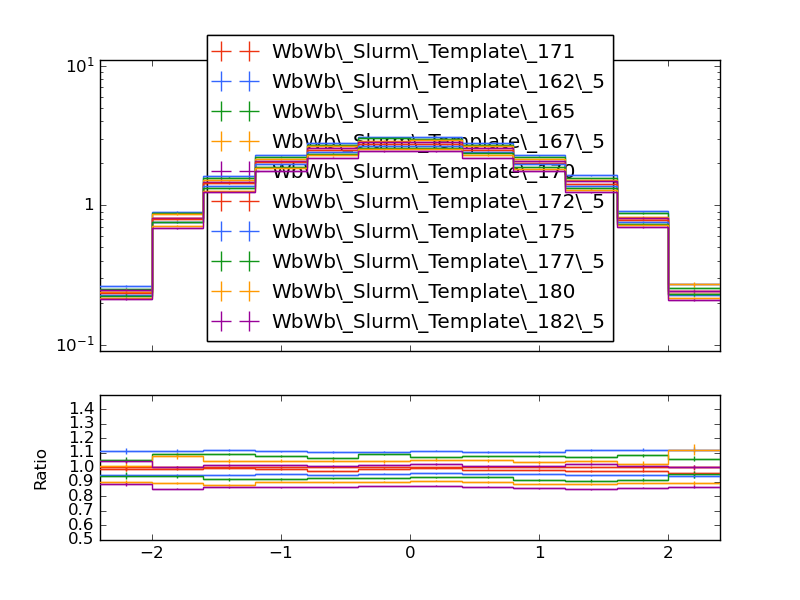

Python code for this plot:
#! /usr/bin/env python

# This Python script was auto-generated using YODA v2.0.1.
# Analysis object: /WbWb_singlelepton/y_whad
# Timestamp: 12-01-2026 (12:51:19)

import matplotlib as mpl
import matplotlib.pyplot as plt
mpl.use('Agg') # comment out for interactive use
import os
import numpy as np

plotDir = os.path.split(os.path.realpath(__file__))[0]
if 'YODA_USER_PLOT_PATH' in globals():
    plot_outdir = globals()['YODA_USER_PLOT_PATH']
else:
    plot_outdir = plotDir

#plot style
plt.style.use(os.path.join(plotDir, '../default.mplstyle'))

plt.rcParams['text.usetex'] = False
plt.style.use(['classic'])
plt.rc('font', family='DejaVu Sans')
# plot metadata
figW, figH = plt.rcParams['figure.figsize']
ax_xLabel = r''
ax_yLabel = r''
ax_title  = r''
ax_xScale = 'linear'
ax_yScale = 'log'
xLims = (-2.4, 2.4)
yLims = (0.09000000000000001, 11.0)

# TeX-friendly labels for the legend
labels = {
    'legend' : ([ r"WbWb\_Slurm\_Template\_171", r"WbWb\_Slurm\_Template\_162\_5", r"WbWb\_Slurm\_Template\_165", r"WbWb\_Slurm\_Template\_167\_5", r"WbWb\_Slurm\_Template\_170", r"WbWb\_Slurm\_Template\_172\_5", r"WbWb\_Slurm\_Template\_175", r"WbWb\_Slurm\_Template\_177\_5", r"WbWb\_Slurm\_Template\_180", r"WbWb\_Slurm\_Template\_182\_5" ], r""),
}

# Adjust canvas width and height
canvasW = 10.0
canvasH = 9.0
figW *= canvasW/10.
figH *= canvasH/9.

# Create figure and axis objects
fig, (ax, ratio0_ax) = plt.subplots(2, 1, sharex=True,
                  figsize=(figW,figH), gridspec_kw={'height_ratios': (6.0, 3.0)})

# Set figure margins
plt.subplots_adjust(
    left   = 1.0 * plt.rcParams['figure.subplot.left'],
    right  = 1.0 * plt.rcParams['figure.subplot.right'],
    top    = 1.0 * plt.rcParams['figure.subplot.top'],
    bottom = 1.0 * plt.rcParams['figure.subplot.bottom'])

ratio0_ax.yaxis.set_major_locator(mpl.ticker.MultipleLocator(0.1))
ratio0_ax.set_ylim(0.5, 1.4999)
ratio0_ax.set_ylabel('Ratio')

# the numerical data is stored in a separate file
dataf = dict()
prefix = os.path.split(__file__)[0]
if prefix:    prefix = prefix + '/'
exec(open(prefix+'y_whad__data.py').read(), dataf)


legend_handles = dict() # keep track of handles for the legend

# style options for curves
# starts at zorder>=5 to draw curve on top of legend
styles = {
  'WbWb_LO_PS_Had_171/Analysis/WbWb_Slurm_Template_171.yoda.gz': {
    'color' : '#EE3311',
    'linestyle' : '-',
    'linewidth' : 1,
    'marker' : 'none',
    'markersize' : 2,
    'capsize' : 0.0,
    'zorder' : 5,
    'histstyle' : 1,
    'drawstyle' : 'steps-pre',
    'xerrorbars' : 1,
    'yerrorbars' : 1,
    'fillcolor' : None,
    'fillopacity' : 1.0,
    'ratio0_linestyle' : '-',
    'ratio0_linewidth' : 1,
    'ratio0_marker' : 'none',
    'ratio0_markersize' : 2,
    'ratio0_capsize' : 0.0,
    'ratio0_zorder' : 5,
    'ratio0_histstyle' : 1,
    'ratio0_drawstyle' : 'steps-pre',
    'ratio0_xerrorbars' : 1,
    'ratio0_yerrorbars' : 1,
  },
  'WbWb_LO_PS_Had_162/Analysis/WbWb_Slurm_Template_162_5.yoda.gz': {
    'color' : '#3366FF',
    'linestyle' : '-',
    'linewidth' : 1,
    'marker' : 'none',
    'markersize' : 2,
    'capsize' : 0.0,
    'zorder' : 6,
    'histstyle' : 1,
    'drawstyle' : 'steps-pre',
    'xerrorbars' : 1,
    'yerrorbars' : 1,
    'fillcolor' : None,
    'fillopacity' : 1.0,
    'ratio0_linestyle' : '-',
    'ratio0_linewidth' : 1,
    'ratio0_marker' : 'none',
    'ratio0_markersize' : 2,
    'ratio0_capsize' : 0.0,
    'ratio0_zorder' : 6,
    'ratio0_histstyle' : 1,
    'ratio0_drawstyle' : 'steps-pre',
    'ratio0_xerrorbars' : 1,
    'ratio0_yerrorbars' : 1,
  },
  'WbWb_LO_PS_Had_165/Analysis/WbWb_Slurm_Template_165.yoda.gz': {
    'color' : '#109618',
    'linestyle' : '-',
    'linewidth' : 1,
    'marker' : 'none',
    'markersize' : 2,
    'capsize' : 0.0,
    'zorder' : 7,
    'histstyle' : 1,
    'drawstyle' : 'steps-pre',
    'xerrorbars' : 1,
    'yerrorbars' : 1,
    'fillcolor' : None,
    'fillopacity' : 1.0,
    'ratio0_linestyle' : '-',
    'ratio0_linewidth' : 1,
    'ratio0_marker' : 'none',
    'ratio0_markersize' : 2,
    'ratio0_capsize' : 0.0,
    'ratio0_zorder' : 7,
    'ratio0_histstyle' : 1,
    'ratio0_drawstyle' : 'steps-pre',
    'ratio0_xerrorbars' : 1,
    'ratio0_yerrorbars' : 1,
  },
  'WbWb_LO_PS_Had_167/Analysis/WbWb_Slurm_Template_167_5.yoda.gz': {
    'color' : '#FF9900',
    'linestyle' : '-',
    'linewidth' : 1,
    'marker' : 'none',
    'markersize' : 2,
    'capsize' : 0.0,
    'zorder' : 8,
    'histstyle' : 1,
    'drawstyle' : 'steps-pre',
    'xerrorbars' : 1,
    'yerrorbars' : 1,
    'fillcolor' : None,
    'fillopacity' : 1.0,
    'ratio0_linestyle' : '-',
    'ratio0_linewidth' : 1,
    'ratio0_marker' : 'none',
    'ratio0_markersize' : 2,
    'ratio0_capsize' : 0.0,
    'ratio0_zorder' : 8,
    'ratio0_histstyle' : 1,
    'ratio0_drawstyle' : 'steps-pre',
    'ratio0_xerrorbars' : 1,
    'ratio0_yerrorbars' : 1,
  },
  'WbWb_LO_PS_Had_170/Analysis/WbWb_Slurm_Template_170.yoda.gz': {
    'color' : '#990099',
    'linestyle' : '-',
    'linewidth' : 1,
    'marker' : 'none',
    'markersize' : 2,
    'capsize' : 0.0,
    'zorder' : 9,
    'histstyle' : 1,
    'drawstyle' : 'steps-pre',
    'xerrorbars' : 1,
    'yerrorbars' : 1,
    'fillcolor' : None,
    'fillopacity' : 1.0,
    'ratio0_linestyle' : '-',
    'ratio0_linewidth' : 1,
    'ratio0_marker' : 'none',
    'ratio0_markersize' : 2,
    'ratio0_capsize' : 0.0,
    'ratio0_zorder' : 9,
    'ratio0_histstyle' : 1,
    'ratio0_drawstyle' : 'steps-pre',
    'ratio0_xerrorbars' : 1,
    'ratio0_yerrorbars' : 1,
  },
  'WbWb_LO_PS_Had_172/Analysis/WbWb_Slurm_Template_172_5.yoda.gz': {
    'color' : '#EE3311',
    'linestyle' : '-',
    'linewidth' : 1,
    'marker' : 'none',
    'markersize' : 2,
    'capsize' : 0.0,
    'zorder' : 10,
    'histstyle' : 1,
    'drawstyle' : 'steps-pre',
    'xerrorbars' : 1,
    'yerrorbars' : 1,
    'fillcolor' : None,
    'fillopacity' : 1.0,
    'ratio0_linestyle' : '-',
    'ratio0_linewidth' : 1,
    'ratio0_marker' : 'none',
    'ratio0_markersize' : 2,
    'ratio0_capsize' : 0.0,
    'ratio0_zorder' : 10,
    'ratio0_histstyle' : 1,
    'ratio0_drawstyle' : 'steps-pre',
    'ratio0_xerrorbars' : 1,
    'ratio0_yerrorbars' : 1,
  },
  'WbWb_LO_PS_Had_175/Analysis/WbWb_Slurm_Template_175.yoda.gz': {
    'color' : '#3366FF',
    'linestyle' : '-',
    'linewidth' : 1,
    'marker' : 'none',
    'markersize' : 2,
    'capsize' : 0.0,
    'zorder' : 11,
    'histstyle' : 1,
    'drawstyle' : 'steps-pre',
    'xerrorbars' : 1,
    'yerrorbars' : 1,
    'fillcolor' : None,
    'fillopacity' : 1.0,
    'ratio0_linestyle' : '-',
    'ratio0_linewidth' : 1,
    'ratio0_marker' : 'none',
    'ratio0_markersize' : 2,
    'ratio0_capsize' : 0.0,
    'ratio0_zorder' : 11,
    'ratio0_histstyle' : 1,
    'ratio0_drawstyle' : 'steps-pre',
    'ratio0_xerrorbars' : 1,
    'ratio0_yerrorbars' : 1,
  },
  'WbWb_LO_PS_Had_177/Analysis/WbWb_Slurm_Template_177_5.yoda.gz': {
    'color' : '#109618',
    'linestyle' : '-',
    'linewidth' : 1,
    'marker' : 'none',
    'markersize' : 2,
    'capsize' : 0.0,
    'zorder' : 12,
    'histstyle' : 1,
    'drawstyle' : 'steps-pre',
    'xerrorbars' : 1,
    'yerrorbars' : 1,
    'fillcolor' : None,
    'fillopacity' : 1.0,
    'ratio0_linestyle' : '-',
    'ratio0_linewidth' : 1,
    'ratio0_marker' : 'none',
    'ratio0_markersize' : 2,
    'ratio0_capsize' : 0.0,
    'ratio0_zorder' : 12,
    'ratio0_histstyle' : 1,
    'ratio0_drawstyle' : 'steps-pre',
    'ratio0_xerrorbars' : 1,
    'ratio0_yerrorbars' : 1,
  },
  'WbWb_LO_PS_Had_180/Analysis/WbWb_Slurm_Template_180.yoda.gz': {
    'color' : '#FF9900',
    'linestyle' : '-',
    'linewidth' : 1,
    'marker' : 'none',
    'markersize' : 2,
    'capsize' : 0.0,
    'zorder' : 13,
    'histstyle' : 1,
    'drawstyle' : 'steps-pre',
    'xerrorbars' : 1,
    'yerrorbars' : 1,
    'fillcolor' : None,
    'fillopacity' : 1.0,
    'ratio0_linestyle' : '-',
    'ratio0_linewidth' : 1,
    'ratio0_marker' : 'none',
    'ratio0_markersize' : 2,
    'ratio0_capsize' : 0.0,
    'ratio0_zorder' : 13,
    'ratio0_histstyle' : 1,
    'ratio0_drawstyle' : 'steps-pre',
    'ratio0_xerrorbars' : 1,
    'ratio0_yerrorbars' : 1,
  },
  'WbWb_LO_PS_Had_182/Analysis/WbWb_Slurm_Template_182_5.yoda.gz': {
    'color' : '#990099',
    'linestyle' : '-',
    'linewidth' : 1,
    'marker' : 'none',
    'markersize' : 2,
    'capsize' : 0.0,
    'zorder' : 14,
    'histstyle' : 1,
    'drawstyle' : 'steps-pre',
    'xerrorbars' : 1,
    'yerrorbars' : 1,
    'fillcolor' : None,
    'fillopacity' : 1.0,
    'ratio0_linestyle' : '-',
    'ratio0_linewidth' : 1,
    'ratio0_marker' : 'none',
    'ratio0_markersize' : 2,
    'ratio0_capsize' : 0.0,
    'ratio0_zorder' : 14,
    'ratio0_histstyle' : 1,
    'ratio0_drawstyle' : 'steps-pre',
    'ratio0_xerrorbars' : 1,
    'ratio0_yerrorbars' : 1,
  },
}

# curve from input yoda files in main panel
for label, yvals in dataf['yvals'].items():
    if all(np.isnan(v) for v in dataf['yvals'][label]):
        continue
    tmp = None
    if styles[label]['histstyle']: # draw as histogram
        xpos = dataf['xedges'][label] if styles[label]['drawstyle'] else dataf['xpoints'][label]
        ypos = np.insert(yvals, 0, yvals[0]) if styles[label]['drawstyle'] else yvals
        if styles[label]['fillcolor']: # fill area below curve
            ax.fill_between(xpos, ypos, step='pre',
                            color=styles[label]['fillcolor'],
                            alpha=styles[label]['fillopacity'])
        tmp, = ax.plot(xpos, ypos,
                       color=styles[label]['color'],
                       linestyle=styles[label]['linestyle'],
                       linewidth=styles[label]['linewidth'],
                       drawstyle=styles[label]['drawstyle'], solid_joinstyle='miter',
                       zorder=styles[label]['zorder'], label=label)
    tmp = ax.errorbar(dataf['xpoints'][label], yvals,
                      xerr=np.array(dataf['xerrs'][label])*styles[label]['xerrorbars'],
                      yerr=np.array(dataf['yerrs'][label])*styles[label]['yerrorbars'],
                      fmt=styles[label]['marker'], capsize=styles[label]['capsize'],
                      markersize=styles[label]['markersize'],
                      ecolor=styles[label]['color'],
                      color=styles[label]['color'], zorder=styles[label]['zorder'])
    tmp[-1][0].set_linestyle(styles[label]['linestyle'])
    tmp[-1][0].set_linewidth(styles[label]['linewidth'])
    if label in dataf['add_legend_handle']:  legend_handles[label] = tmp
    for varLabel in dataf['variation_yvals'].keys():
        if varLabel.startswith(label):
            tmp, = ax.plot(dataf['xedges'][label], dataf['variation_yvals'][varLabel],
                           color=styles[label]['color'],
                           linestyle=styles[label]['linestyle'],
                           linewidth=styles[label]['linewidth'],
                           drawstyle='steps-pre', solid_joinstyle='miter',
                           zorder=styles[label]['zorder'], alpha=0.5)


# plots on ratio panel
# curve from input yoda files in ratio panel
for label, yvals in dataf['ratio0_yvals'].items():
    if all(np.isnan(v) for v in yvals):
        continue
    if styles[label]['ratio0_histstyle']: # plot as histogram
        xpos = dataf['xedges']['WbWb_LO_PS_Had_171/Analysis/WbWb_Slurm_Template_171.yoda.gz'] if styles[label]['ratio0_drawstyle'] else dataf['xpoints']['WbWb_LO_PS_Had_171/Analysis/WbWb_Slurm_Template_171.yoda.gz']
        ypos = np.insert(yvals, 0, yvals[0]) if styles[label]['ratio0_drawstyle'] else yvals
        ratio0_ax.plot(xpos, ypos,
                       color=styles[label]['color'],
                       linewidth=styles[label]['linewidth'],
                       linestyle=styles[label]['ratio0_linestyle'],
                       drawstyle=styles[label]['ratio0_drawstyle'], zorder=styles[label]['zorder'],
                       solid_joinstyle='miter')
    tmp = ratio0_ax.errorbar(dataf['xpoints']['WbWb_LO_PS_Had_171/Analysis/WbWb_Slurm_Template_171.yoda.gz'], yvals,
                             xerr=np.array(dataf['ref_xerrs'])*styles[label]['ratio0_xerrorbars'],
                             yerr=np.array(dataf['ratio0_yerrs'][label])*styles[label]['ratio0_yerrorbars'],
                             fmt=styles[label]['ratio0_marker'], capsize=styles[label]['ratio0_capsize'],
                             markersize=styles[label]['ratio0_markersize'],
                             ecolor=styles[label]['color'],
                             color=styles[label]['color'])
    tmp[-1][0].set_linestyle(styles[label]['ratio0_linestyle'])
    tmp[-1][0].set_linewidth(styles[label]['ratio0_linewidth'])

    for varlabel in dataf['ratio0_variation_vals'].keys():
        if varlabel.startswith(label):
            ratio0_ax.plot(dataf['xedges']['WbWb_LO_PS_Had_171/Analysis/WbWb_Slurm_Template_171.yoda.gz'],
                            dataf['ratio0_variation_vals'][varlabel],
                            color=styles[label]['color'],
                            linestyle=styles[label]['linestyle'],
                            linewidth=styles[label]['linewidth'],
                            drawstyle='steps-pre', solid_joinstyle='miter',
                            zorder=1, alpha=0.5)

legend_items = list(legend_handles.values())
ax.add_artist(ax.legend(legend_items,
                        labels['legend'][0],
                        title=labels['legend'][1],
                        alignment='left',
                        loc='lower center',
                        bbox_to_anchor=(0.5, 0.0)))

# set plot metadata as defined above
ratio0_ax.set_xlabel(ax_xLabel)
ratio0_ax.xaxis.set_label_coords(1., -0.15)
ax.set_ylabel(ax_yLabel, ha='right', va='top')
ax.yaxis.set_label_coords(-0.11, 1.0)
ax.set_title(ax_title, loc='left')
ax.set_xscale(ax_xScale)
ax.set_yscale(ax_yScale)
ax.set_xlim(xLims)
ax.set_ylim(yLims)

# tick formatting
plt.rcParams['xtick.top'] = True
plt.rcParams['ytick.right'] = True
ax.yaxis.set_major_locator(mpl.ticker.LogLocator(base=10.0, numticks=np.inf))
ax.yaxis.set_minor_locator(mpl.ticker.LogLocator(
                           base=10.0, subs=np.arange(0.1, 1, 0.1), numticks=np.inf))
fig.align_ylabels((ax, ratio0_ax))
plt.savefig(os.path.join(plot_outdir, 'y_whad.pdf'), format='PDF')
plt.savefig(os.path.join(plot_outdir, 'y_whad.png'), format='PNG')

plt.close(fig)
